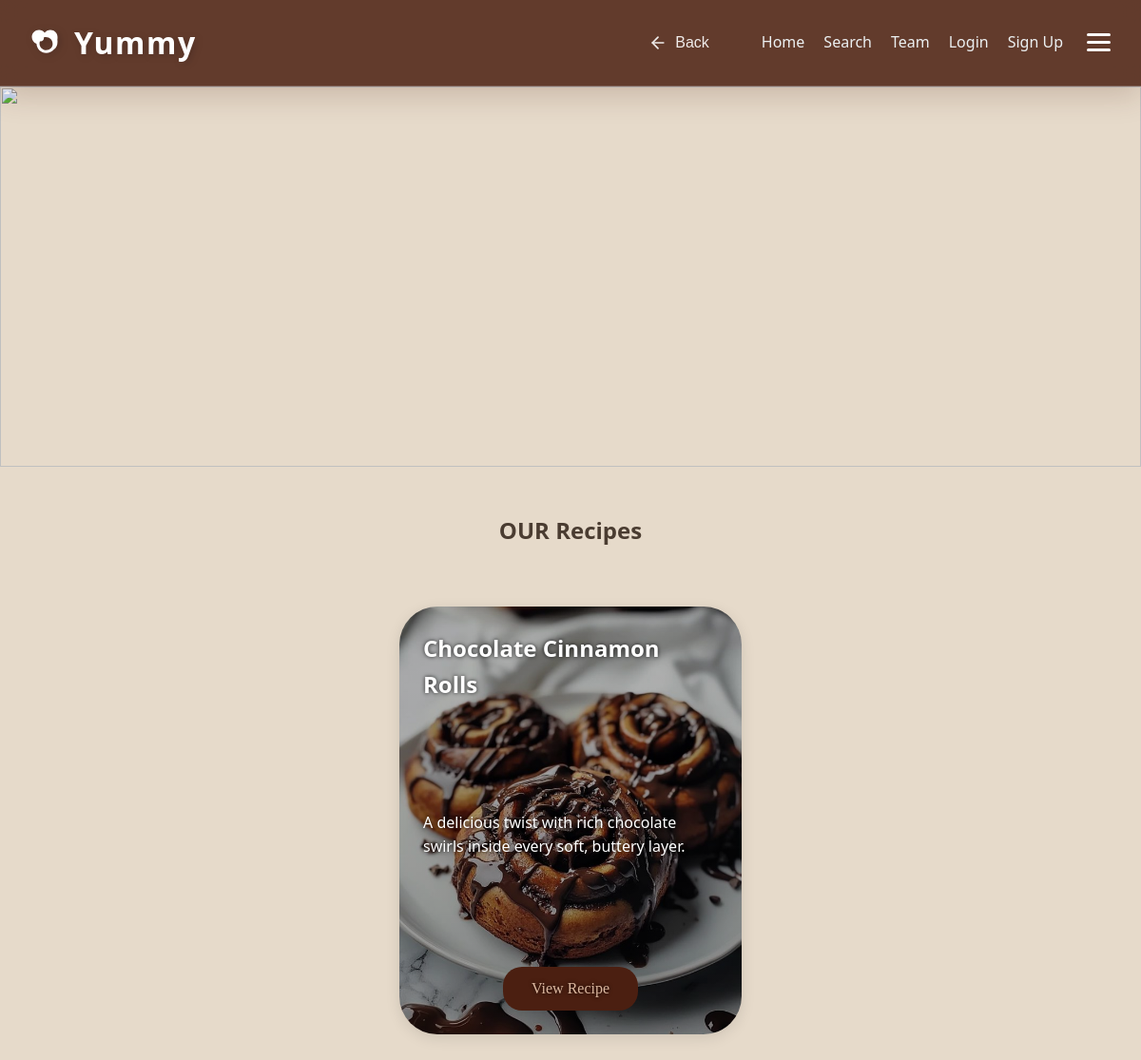
Screenshot of /cinnamon/ with the database file from the repository.
### recipes/models.py (models this page shows, shortened)
class Recipe(models.Model):
    DIET_CHOICES = [
        ('all', 'General / Non-Specific'),
        ('keto', 'Keto Friendly'),
        ('vegan', 'Vegan / Vegetarian'),
        ('protein', 'High Protein'),
        ('gluten-free', 'Gluten-Free'),
    ]
    title = models.CharField(max_length=200, verbose_name="Recipe Title")
    slug = models.SlugField(unique=True, blank=True, null=True)
    description = models.TextField(help_text="Briefly describe the dish")
    ingredients = models.TextField(help_text="Separate ingredients with a comma or new line")
    instructions = models.TextField()
    image = models.ImageField(upload_to='recipes/%Y/%m/%d/', default='default_recipe.jpg')
    category = models.ForeignKey(Category, on_delete=models.SET_NULL, null=True, related_name='recipes')
    author = models.ForeignKey(User, on_delete=models.CASCADE, related_name='my_recipes')
    diet_type = models.CharField(max_length=20, choices=DIET_CHOICES, default='all',null=True,blank=True)
    prep_time = models.PositiveIntegerField(default=30, help_text="Preparation time in minutes",null=True,blank=True)
    calories = models.PositiveIntegerField(default=500, help_text="Calories per serving",null=True,blank=True)
    created_at = models.DateTimeField(auto_now_add=True)
    updated_at = models.DateTimeField(auto_now=True)
    class Meta:
        ordering = ['-created_at']
        verbose_name = "Recipe"
        verbose_name_plural = "Recipes"

### recipes/views.py (the view, shortened to what this page needs)
# urls.py: path("cinnamon/", views.category_detail, {'category_name': 'Cinnamon'}, name="cinnamon"),
def category_detail(request, category_name):
    category_slug = category_name.lower().replace("-", " ").strip()
    favorite_recipe_ids = []
    if request.user.is_authenticated:
        favorite_recipe_ids = Favorite.objects.filter(user=request.user).values_list('recipe_id', flat=True)
    category_obj = get_object_or_404(Category, name__iexact=category_slug)
    recipes = Recipe.objects.filter(category=category_obj)
    category_slug = category_slug.lower()
    clean_name = category_slug.replace(" ", "_").replace("-", "_")
    simple_name = category_slug.replace(" ", "").replace("-", "")
    hub_templates = {
        'bakery': 'recipes/bakery/bakery.html',
        'main dish': 'recipes/main_dish/maindish.html',
        'healthy': 'recipes/healthy/Healthy Food.html',
        'drinks': 'recipes/drinks/drinks.html',
        'dessert': 'recipes/desserts/dessert.html',
        'appetizers': 'recipes/appetizers/appetizers.html',
    }
    template_name = hub_templates.get(category_slug)
    if not template_name:
        possible_templates = [
            f"recipes/{clean_name}/{clean_name}.html",
            f"recipes/{clean_name}/{simple_name}.html",
            f"recipes/main_dish/{clean_name}.html",
            f"recipes/main_dish/{simple_name}.html",
            f"recipes/bakery/{clean_name}.html",
            f"recipes/bakery/{simple_name}.html",
            f"recipes/{clean_name}s/{clean_name}.html",
            f"recipes/drinks/{clean_name}.html",
            f"recipes/desserts/{clean_name}.html",
            f"recipes/bakery/macrons.html" if clean_name == "macarons" else None,
        ]
        possible_templates = [t for t in possible_templates if t]
        template_name = None
        for t in possible_templates:
            try:
                get_template(t)
                template_name = t
                break
            except TemplateDoesNotExist:
                continue
        if not template_name:
            template_name = "recipes/recipes.html"
    return render(request, template_name, {
        "recipes": recipes,
        "category": category_obj.name,
        "category_obj": category_obj,
        "favorite_recipe_ids": favorite_recipe_ids
    })

### recipes/templates/recipes/bakery/Cinnamon.html (shortened to what this page needs)
{% load static %}
<!DOCTYPE html>
<html lang="en">
<head>
    <link rel="stylesheet" href="{% static 'css/bakery-style.css' %}?v=1.2" />
</head>
<body>
    <div id="navbar">
                <nav class="main-nav">
            <div class="nav-left">
                <a href="{% url 'home' %}" class="logo" style="text-decoration: none;">
                    Yummy
                </a>
            </div>
            <div class="nav-right">
                <button class="nav-back-btn" onclick="window.history.back()" aria-label="Go Back">
                    <svg width="20" height="20" viewBox="0 0 24 24" fill="none" stroke="currentColor" stroke-width="2" stroke-linecap="round" stroke-linejoin="round">
                        <line x1="19" y1="12" x2="5" y2="12"></line>
                        <polyline points="12 19 5 12 12 5"></polyline>
                    </svg>
                    <span>Back</span>
                </button>
                <ul class="nav-links">
                    <li><a href="{% url 'home' %}">Home</a></li>
                    <li><a href="{% url 'search' %}">Search</a></li>
                    <li><a href="{% url 'cover' %}">Team</a></li>
                    {% if user.is_authenticated %}
                        <li><a href="{% url 'favorites' %}">Favorites</a></li>
                        {% if user.is_staff %}
                            <li><a href="{% url 'admin_recipe' %}">Admin</a></li>
                            <li><a href="{% url 'add_recipe' %}">Add Recipe</a></li>
                        {% endif %}
                        <li><a href="{% url 'logout' %}">Logout</a></li>
                    {% else %}
                        <li><a href="{% url 'login' %}">Login</a></li>
                        <li><a href="{% url 'signup' %}">Sign Up</a></li>
                    {% endif %}
                </ul>
                <div class="menu-icon" id="menu-icon-btn">
                    <div class="bar"></div>
                    <div class="bar"></div>
                    <div class="bar"></div>
                </div>
            </div>
        </nav>
    </div>
    <div class="banner">
        <img src="{% static 'bakeryimages/Cinnamonbanner.png' %}" style="width:100%; height:400px; object-fit:cover;">
    </div>
    <br><br>
    <h2 class="h2">OUR Recipes</h2>
    <div class="recipes-container">
        {% for recipe in recipes %}
        <div class="recipe-card" id="recipe-{{ recipe.pk }}"
            style="background-image: linear-gradient(rgba(0,0,0,0.3), rgba(0,0,0,0.4)), url('{{ recipe.image.url }}'); background-size: cover; background-position: center;"
            onclick="openCard(event, 'recipe-{{ recipe.pk }}-card')">
            <h2>{{ recipe.title }}</h2>
            <p>{{ recipe.description|truncatewords:15 }}</p>
            <a href="javascript:void(0)" class="btn-main" onclick="openCard(event, 'recipe-{{ recipe.pk }}-card')">View
                Recipe</a>
        </div>
        {% empty %}
        <p style="text-align: center; grid-column: 1/-1;">No cinnamon roll recipes found yet. Add some in the Admin
            panel!</p>
        {% endfor %}
    </div>
</body>
</html>

### recipes/static/css/bakery-style.css (style rules this page uses)
:root { --primary-color: #4b1f11; }
#navbar { position: sticky; top: 0; z-index: 1000; background-color: color-mix(in srgb, var(--primary-color) 85%, transparent); backdrop-filter: blur(12px); -webkit-backdrop-filter: blur(12px); border-bottom: 1px solid rgba(255, 255, 255, 0.2); box-shadow: 0 8px 32px color-mix(in srgb, var(--primary-color) 20%, transparent); padding: 1.2rem 2rem; transition: var(--transition); }
.main-nav { display: flex; justify-content: space-between; align-items: center; max-width: 1200px; margin: 0 auto; }
.nav-right { display: flex; align-items: center; gap: 25px; }
.logo { display: flex; align-items: center; gap: 10px; color: #fff; font-size: 2rem; font-weight: 900; letter-spacing: 1.5px; text-shadow: 2px 2px 8px rgba(0, 0, 0, 0.2); transition: transform 0.3s ease; }
.logo svg { width: 36px; height: 36px; filter: drop-shadow(2px 2px 4px rgba(0, 0, 0, 0.2)); }
.nav-left { display: flex; align-items: center; }
.nav-back-btn { display: flex; align-items: center; gap: 8px; background: transparent !important; color: white !important; border: none; font-weight: 500; font-size: 1rem; cursor: pointer; padding: 5px 10px; border-radius: 8px; transition: var(--transition); opacity: 0.9; }
.nav-back-btn svg { transition: transform 0.3s ease; }
.nav-links { display: flex; list-style: none; }
.nav-links li { margin-left: 20px; }
.nav-links a { color: #ecf0f1; text-decoration: none; font-weight: 500; position: relative; padding-bottom: 4px; transition: var(--transition); }
.nav-links a::after { content: ''; position: absolute; width: 0; height: 2px; bottom: 0; left: 0; background-color: var(--primary-hover); transition: width 0.3s ease; }
.nav-links { display: flex !important; list-style: none; }
.menu-icon { cursor: pointer; display: flex; flex-direction: column; justify-content: center; gap: 5px; transition: transform 0.3s ease; }
.bar { width: 25px; height: 3px; background-color: white; border-radius: 2px; transition: background-color 0.3s ease; }
* { margin: 0; padding: 0; box-sizing: border-box; }
body { font-family: 'Segoe UI', system-ui, sans-serif; background: #e6daca; color: #4a3c31; line-height: 1.6; }
.h2 { text-align: center; padding-bottom: 20px; margin-top: -10px; color: #4a3c31; }
.recipes-container { display: flex; flex-wrap: wrap; justify-content: center; gap: 30px; padding: 40px 20px; max-width: 1200px; margin: 0 auto; }
.recipe-card { height: 450px; width: 360px; background: #e2d8ce; border-radius: 40px; padding: 25px; box-shadow: 0px 4px 15px rgba(0, 0, 0, 0.1); background-size: cover !important; background-position: center !important; background-repeat: no-repeat; color: white; text-shadow: 0px 0px 4px rgba(0, 0, 0, 0.8); display: flex; flex-direction: column; justify-content: space-between; transition: transform 0.3s ease, box-shadow 0.3s ease; }
.recipe-card a { margin: 0 auto !important; padding: 10px 30px; text-align: center; border-radius: 20px; background-color: #4b1f11; color: #dcb8a0; font-size: 16px; font-family: 'Times New Roman', Times, serif; text-decoration: none; display: inline-block; width: fit-content; transition: all 0.3s ease; }
.btn-main { margin: 20px auto 0 auto; display: block; width: fit-content; padding: 10px 30px; text-align: center; border-radius: 20px; background-color: #4b1f11; color: #dcb8a0; font-size: 16px; font-family: 'Times New Roman', Times, serif; text-decoration: none; }

### rows the page displays
Recipe: image (picture), title "Chocolate Cinnamon Rolls", description "A delicious twist with rich chocolate swirls inside every soft, buttery layer."
